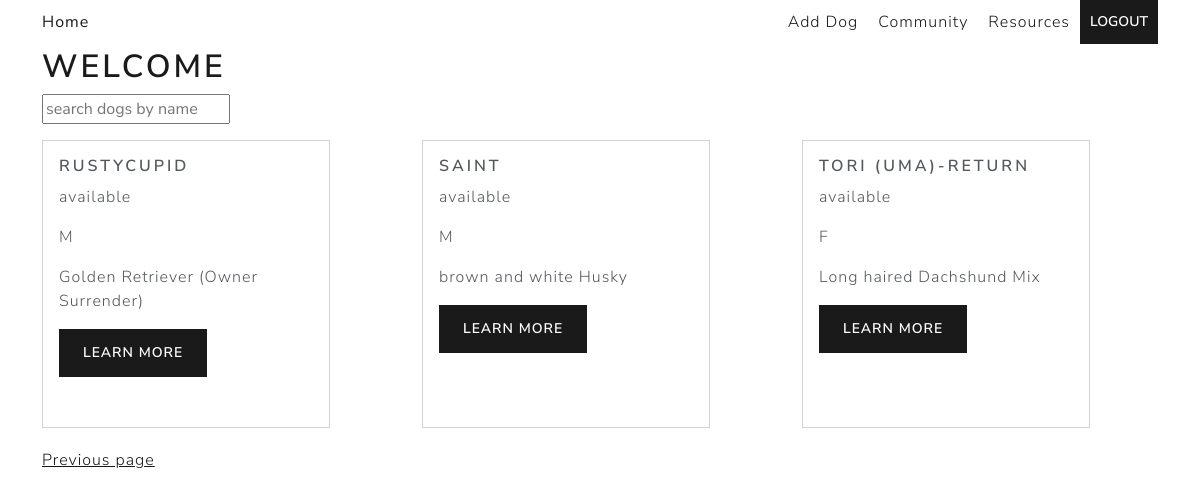
/home?page=2 (signed in), run on the app's committed database.
### app.py (models this page shows)
class Dogmedical(db.Model):
    __tablename__ = 'DogMedical'
    ID = db.Column(db.Integer, primary_key=True)
    TagNumber = db.Column(db.String(128))
    Dated = db.Column(db.String(128))
    Name = db.Column(db.String(128))
    Sex = db.Column(db.String(128))
    Breed = db.Column(db.String(128))
    picture = db.Column(db.String(128))
    DateofBirth = db.Column(db.String(128))
    Status = db.Column(db.String(128))
    Source = db.Column(db.String(128))
    MicrochipNumber = db.Column(db.String(128))
    Type = db.Column(db.String(128))
    VaccinationDate = db.Column(db.String(128))
    VaccPaperworkReceived = db.Column(db.String(128))
    Veterinarian = db.Column(db.String(128))
    SizeAndLbs = db.Column(db.String(128))
    SpayAndNeuterDate = db.Column(db.String(128))
    RabiesTagNumber = db.Column(db.String(128))
    HeartWormTestDate = db.Column(db.String(128))
    HeartwormTestResults = db.Column(db.String(128))
    Heartwormprev = db.Column(db.String(128))
    medicalissues = db.Column(db.String(128))
    Foster = db.Column(db.String(128))
    Phone = db.Column(db.String(128))
    Email = db.Column(db.String(128))

### app.py (the view)
@app.route('/home', methods=['GET', 'POST'])
@login_required
def home():
    with app.app_context():
        if request.method == 'POST' :
            try:
                search = request.form.get('search')
                dogs = db.session.query(Dogmedical).filter(Dogmedical.Name.ilike(f"%{search}%")).order_by(Dogmedical.Name).all()
                return render_template("home.html", dogs = dogs)
            except Exception as e:
                print(e)
                flash("Something went wrong. Please try again.")
                return redirect(url_for('home', dogs = dogs))
        else:
            query = db.session.query(Dogmedical).order_by(Dogmedical.Name)
            page = request.args.get('page', 1, type=int)
            dogs = db.paginate(query, page=page, per_page=POSTS_PER_PAGE, error_out=False)
            next_url = url_for('home', page=dogs.next_num) if dogs.has_next else None
            prev_url = url_for('home', page=dogs.prev_num) if dogs.has_prev else None
            return render_template("home.html", dogs = dogs.items, next_url = next_url, prev_url = prev_url)

### app.py (called while the page is built)
@login_manager.user_loader
def load_user(user_id):
  user = Users.query.get(int(user_id))
  session["isAdmin"] = user.email in admins
  return user

### templates/home.html (shortened to what this page needs)
<html>
<head>
  <link href="{{ url_for('static', filename='css/bootstrap.min.css') }}" rel="stylesheet">
  <link href="{{ url_for('static', filename='css/style.css') }}" rel="stylesheet">
</head>
<body class="container">
  {% include 'nav.html' %}
  <br>
  <br>
  <h1>Welcome</h1>
  <form action="/home" method="post">
    <input type text id="search" name="search" placeholder="search dogs by name">
  </form>
  <div class="row">
    {% if dogs %}
        {% for dog in dogs %}
        <div class="col-sm-4">
          <div class="card" style="width: 18rem; height: 18rem; margin-bottom: 20px">
          <div class="card-body">
            <h5 class="card-title">{{dog.Name}}</h5>
            <p class="card-text">{{dog.Status}}</p>
            <p class="card-text">{{dog.Sex}}</p>
            <p class="card-text">{{dog.Breed}}</p>
            <a href="/dog/{{dog.ID}}" class="btn btn-primary">Learn More</a>
          </div>
        </div>
      </div>
        {% endfor %}
    {% else %}
        <h6>No Dogs Found</h6>
    {% endif %}
    <div>
      {% if prev_url %}
        <a href="{{ prev_url }}">Previous page</a>
      {% endif %}
    </div>
  </div>
</body>
</html>

### data on the page
Dogmedical: Name "RUSTYCUPID", Status "available", Sex "M", Breed "Golden Retriever (Owner Surrender)"
Dogmedical: Name "SAINT", Status "available", Sex "M", Breed "brown and white Husky"
Dogmedical: Name "TORI (UMA)-RETURN", Status "available", Sex "F", Breed "Long haired Dachshund Mix"
